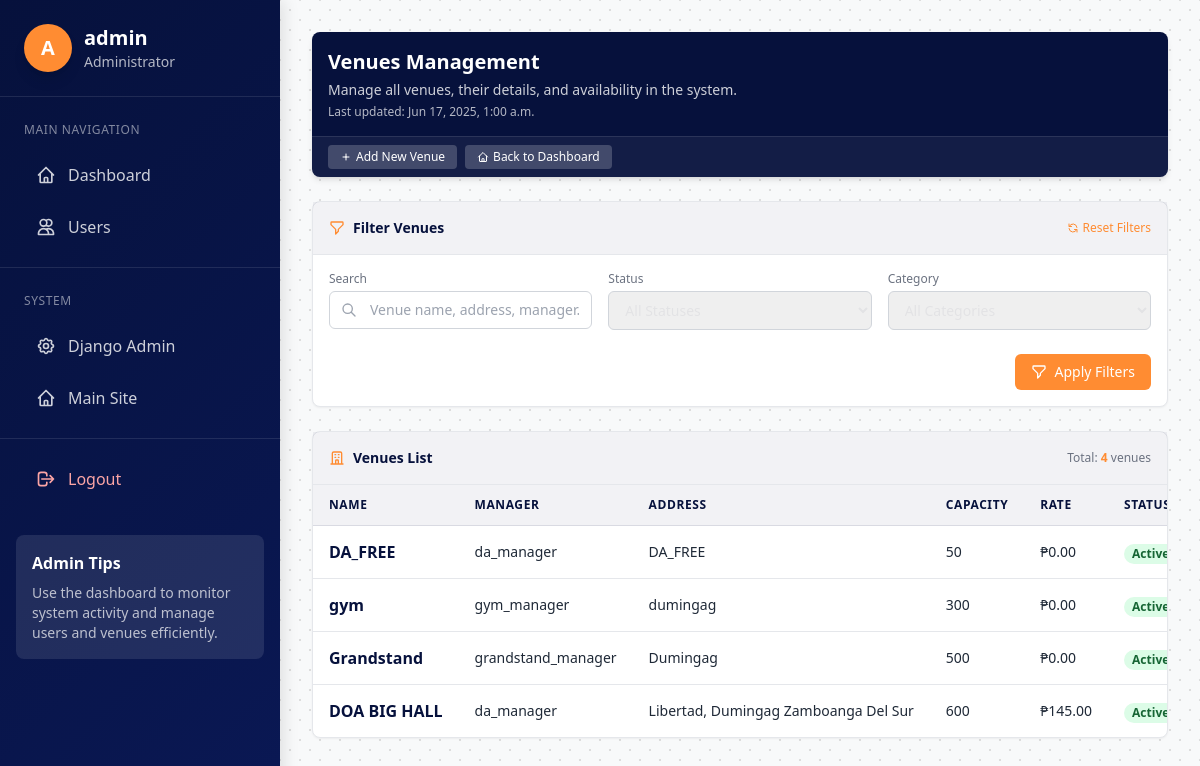
The page /admin-dashboard/venues/ (signed in) on the database its author committed.
### booking/models/venue.py (models this page shows, shortened)
class Venue(models.Model):
    STATUS_CHOICES = [
        ('active', 'Active'),
        ('maintenance', 'Under Maintenance'),
        ('inactive', 'Inactive'),
    ]
    name = models.CharField(max_length=200)
    description = models.TextField()
    address = models.CharField(max_length=255)
    capacity = models.PositiveIntegerField()
    hourly_rate = models.DecimalField(max_digits=10, decimal_places=2)
    image = models.ImageField(upload_to='venues/', blank=True, null=True)
    categories = models.ManyToManyField(Category, related_name='venues')
    manager = models.ForeignKey(VenueManager, on_delete=models.SET_NULL, null=True, related_name='managed_venues')
    status = models.CharField(max_length=20, choices=STATUS_CHOICES, default='active')
    created_at = models.DateTimeField(auto_now_add=True)
    updated_at = models.DateTimeField(auto_now=True)
    class Meta:
        ordering = ['name']

### booking/models/venue_manager.py (models this page shows, shortened)
class VenueManager(models.Model):
    user = models.OneToOneField(User, on_delete=models.CASCADE, related_name='venue_manager')
    phone = models.CharField(max_length=20, blank=True)
    company_name = models.CharField(max_length=100, blank=True)
    is_approved = models.BooleanField(default=False)
    created_at = models.DateTimeField(auto_now_add=True)
    class Meta:
        ordering = ['-created_at']

### booking/views/admin_views.py (the view)
@login_required
@admin_required
def admin_venues(request):
    search_query = request.GET.get('search', '')
    status_filter = request.GET.get('status', '')
    category_filter = request.GET.get('category', '')
    venues = Venue.objects.all().order_by('-created_at')
    if search_query:
        venues = venues.filter(
            Q(name__icontains=search_query) |
            Q(address__icontains=search_query) |
            Q(manager__user__username__icontains=search_query)
        )
    if status_filter:
        venues = venues.filter(status=status_filter)
    if category_filter:
        venues = venues.filter(categories__id=category_filter)
    paginator = Paginator(venues, 10)  # Show 10 venues per page
    page_number = request.GET.get('page')
    page_obj = paginator.get_page(page_number)
    categories = Category.objects.all()
    statuses = Venue.STATUS_CHOICES
    context = {
        'page_obj': page_obj,
        'search_query': search_query,
        'status_filter': status_filter,
        'category_filter': category_filter,
        'categories': categories,
        'statuses': statuses,
    }
    return render(request, 'admin/venues.html', context)

### templates/admin/venues.html (shortened to what this page needs)
{% extends 'admin/base_admin_fullpage.html' %}
{% block admin_content %}
<div class="bg-primary rounded-lg shadow-md mb-6 overflow-hidden">
    <div class="p-4 text-white">
        <div>
            <h1 class="text-xl font-bold">Venues Management</h1>
            <p class="mt-1 text-white/80 text-sm">Manage all venues, their details, and availability in the system.</p>
        </div>
        <div class="text-xs text-white/70 mt-1">
            Last updated: {% now "M j, Y, g:i a" %}
        </div>
    </div>
    <div class="bg-white/5 border-t border-white/10 px-4 py-2">
        <div class="flex flex-wrap gap-2">
            <a href="/admin/booking/venue/add/" class="bg-white/20 hover:bg-white/30 text-white text-xs py-1 px-3 rounded transition-colors flex items-center">
                <svg class="h-3 w-3 mr-1" fill="none" viewBox="0 0 24 24" stroke="currentColor">
                    <path stroke-linecap="round" stroke-linejoin="round" stroke-width="2" d="M12 6v6m0 0v6m0-6h6m-6 0H6"></path>
                </svg>
                Add New Venue
            </a>
            <a href="{% url 'admin_dashboard' %}" class="bg-white/20 hover:bg-white/30 text-white text-xs py-1 px-3 rounded transition-colors flex items-center">
                <svg class="h-3 w-3 mr-1" fill="none" viewBox="0 0 24 24" stroke="currentColor">
                    <path stroke-linecap="round" stroke-linejoin="round" stroke-width="2" d="M3 12l2-2m0 0l7-7 7 7M5 10v10a1 1 0 001 1h3m10-11l2 2m-2-2v10a1 1 0 01-1 1h-3m-6 0a1 1 0 001-1v-4a1 1 0 011-1h2a1 1 0 011 1v4a1 1 0 001 1m-6 0h6"></path>
                </svg>
                Back to Dashboard
            </a>
        </div>
    </div>
</div>
<div class="bg-white rounded-lg shadow-sm border border-gray-200 mb-6">
    <div class="p-4 border-b border-gray-200 bg-primary/5">
        <div class="flex items-center justify-between">
            <h2 class="text-sm font-semibold text-primary flex items-center">
                Filter Venues
            </h2>
            <button type="button" onclick="document.getElementById('filter-form').reset()" class="text-accent hover:text-accent/80 text-xs font-medium flex items-center">
                <svg class="h-3 w-3 mr-1" fill="none" viewBox="0 0 24 24" stroke="currentColor">
                    <path stroke-linecap="round" stroke-linejoin="round" stroke-width="2" d="M4 4v5h.582m15.356 2A8.001 8.001 0 004.582 9m0 0H9m11 11v-5h-.581m0 0a8.003 8.003 0 01-15.357-2m15.357 2H15"></path>
                </svg>
                Reset Filters
            </button>
        </div>
    </div>
    <div class="p-4">
        <form id="filter-form" method="get" class="grid grid-cols-1 md:grid-cols-3 gap-4">
            <div>
                <label for="search" class="block text-xs font-medium text-gray-500 mb-1">Search</label>
                <div class="relative">
                    <div class="absolute inset-y-0 left-0 pl-3 flex items-center pointer-events-none">
                    </div>
                    <input type="text" name="search" id="search" value="{{ search_query }}" placeholder="Venue name, address, manager..." class="w-full pl-10 px-3 py-2 text-sm border border-gray-300 rounded-md focus:outline-none focus:ring-1 focus:ring-accent focus:border-accent">
                </div>
            </div>
            <div>
                <label for="status" class="block text-xs font-medium text-gray-500 mb-1">Status</label>
                <select name="status" id="status" class="w-full px-3 py-2 text-sm border border-gray-300 rounded-md focus:outline-none focus:ring-1 focus:ring-accent focus:border-accent">
                    <option value="">All Statuses</option>
                </select>
            </div>
            <div>
                <label for="category" class="block text-xs font-medium text-gray-500 mb-1">Category</label>
                <select name="category" id="category" class="w-full px-3 py-2 text-sm border border-gray-300 rounded-md focus:outline-none focus:ring-1 focus:ring-accent focus:border-accent">
                    <option value="">All Categories</option>
                </select>
            </div>
            <div class="md:col-span-3 flex justify-end mt-2">
                <button type="submit" class="bg-accent hover:bg-accent/90 text-white text-sm py-2 px-4 rounded-md transition-colors flex items-center">
                    <svg class="h-4 w-4 mr-2" fill="none" viewBox="0 0 24 24" stroke="currentColor">
                        <path stroke-linecap="round" stroke-linejoin="round" stroke-width="2" d="M3 4a1 1 0 011-1h16a1 1 0 011 1v2.586a1 1 0 01-.293.707l-6.414 6.414a1 1 0 00-.293.707V17l-4 4v-6.586a1 1 0 00-.293-.707L3.293 7.293A1 1 0 013 6.586V4z"></path>
                    </svg>
                    Apply Filters
                </button>
            </div>
        </form>
    </div>
</div>
<div class="bg-white rounded-lg shadow-sm border border-gray-200 mb-8">
    <div class="p-4 border-b border-gray-200 bg-primary/5">
        <div class="flex items-center justify-between">
            <h2 class="text-sm font-semibold text-primary flex items-center">
                <svg class="h-4 w-4 mr-2 text-accent" fill="none" viewBox="0 0 24 24" stroke="currentColor">
                    <path stroke-linecap="round" stroke-linejoin="round" stroke-width="2" d="M19 21V5a2 2 0 00-2-2H7a2 2 0 00-2 2v16m14 0h2m-2 0h-5m-9 0H3m2 0h5M9 7h1m-1 4h1m4-4h1m-1 4h1m-5 10v-5a1 1 0 011-1h2a1 1 0 011 1v5m-4 0h4"></path>
                </svg>
                Venues List
            </h2>
            <div class="text-xs text-gray-500">
                Total: <span class="font-semibold text-accent">{{ page_obj.paginator.count }}</span> venues
            </div>
        </div>
    </div>
    <div class="overflow-x-auto">
        <table class="w-full">
            <thead class="bg-primary/5 border-b border-primary/10">
                <tr>
                    <th class="py-3 px-4 text-left text-xs font-semibold text-primary uppercase tracking-wider">Name</th>
                    <th class="py-3 px-4 text-left text-xs font-semibold text-primary uppercase tracking-wider">Manager</th>
                    <th class="py-3 px-4 text-left text-xs font-semibold text-primary uppercase tracking-wider">Address</th>
                    <th class="py-3 px-4 text-left text-xs font-semibold text-primary uppercase tracking-wider">Capacity</th>
                    <th class="py-3 px-4 text-left text-xs font-semibold text-primary uppercase tracking-wider">Rate</th>
                    <th class="py-3 px-4 text-left text-xs font-semibold text-primary uppercase tracking-wider">Status</th>
                </tr>
            </thead>
            <tbody class="divide-y divide-gray-200">
                {% for venue in page_obj %}
                <tr class="hover:bg-primary/5 transition-colors duration-150">
                    <td class="py-3 px-4 whitespace-nowrap">
                        <div class="font-bold text-primary">{{ venue.name }}</div>
                    </td>
                    <td class="py-3 px-4 whitespace-nowrap text-sm text-gray-800">
                        {{ venue.manager.user.username|default:"-" }}
                    </td>
                    <td class="py-3 px-4 whitespace-nowrap text-sm text-gray-800">
                        {{ venue.address }}
                    </td>
                    <td class="py-3 px-4 whitespace-nowrap text-sm text-gray-800">
                        {{ venue.capacity }}
                    </td>
                    <td class="py-3 px-4 whitespace-nowrap text-sm font-medium text-gray-800">
                        ₱{{ venue.hourly_rate }}
                    </td>
                    <td class="py-3 px-4 whitespace-nowrap">
                        {% if venue.status == 'active' %}
                            <span class="px-2 inline-flex text-xs leading-5 font-semibold rounded-full bg-green-100 text-green-800">Active</span>
                        {% elif venue.status == 'maintenance' %}
                            <span class="px-2 inline-flex text-xs leading-5 font-semibold rounded-full bg-yellow-100 text-yellow-800">Maintenance</span>
                        {% elif venue.status == 'inactive' %}
                            <span class="px-2 inline-flex text-xs leading-5 font-semibold rounded-full bg-red-100 text-red-800">Inactive</span>
                        {% endif %}
                    </td>
                </tr>
                {% endfor %}
            </tbody>
        </table>
    </div>
</div>
{% endblock %}

### templates/admin/base_admin_fullpage.html (shortened to what this page needs)
<!DOCTYPE html>
{% load user_tags %}
<html lang="en">
<head>
    <script src="https://cdn.tailwindcss.com"></script>
</head>
<body class="min-h-screen bg-gradient-to-br from-off-white to-light-gray bg-fixed pattern-dots text-primary/5 pattern-size-2">
    <div x-data="{ sidebarOpen: true }">
        <aside class="admin-sidebar" :class="{ 'open': sidebarOpen }">
            <div class="admin-sidebar-header">
                <div class="flex items-center space-x-3">
                    <div class="flex-shrink-0">
                        <div class="w-12 h-12 bg-accent rounded-full flex items-center justify-center text-white font-bold text-xl shadow-lg">
                            {{ user.get_full_name|default:user.username|slice:":1"|upper }}
                        </div>
                    </div>
                    <div>
                        <h2 class="text-xl font-semibold text-white">{{ user.get_full_name|default:user.username }}</h2>
                        <p class="text-white/70 text-sm">Administrator</p>
                    </div>
                </div>
            </div>
            <nav class="mt-6">
                <div class="admin-sidebar-section">
                    <h3 class="admin-sidebar-section-title">Main Navigation</h3>
                </div>
                <a href="{% url 'admin_dashboard' %}" class="admin-sidebar-link {% if request.resolver_match.url_name == 'admin_dashboard' %}active{% endif %}">
                    <svg class="h-5 w-5" fill="none" viewBox="0 0 24 24" stroke="currentColor">
                        <path stroke-linecap="round" stroke-linejoin="round" stroke-width="2" d="M3 12l2-2m0 0l7-7 7 7M5 10v10a1 1 0 001 1h3m10-11l2 2m-2-2v10a1 1 0 01-1 1h-3m-6 0a1 1 0 001-1v-4a1 1 0 011-1h2a1 1 0 011 1v4a1 1 0 001 1m-6 0h6"></path>
                    </svg>
                    Dashboard
                </a>
                <a href="{% url 'admin_users' %}" class="admin-sidebar-link ">
                    <svg class="h-5 w-5" fill="none" viewBox="0 0 24 24" stroke="currentColor">
                        <path stroke-linecap="round" stroke-linejoin="round" stroke-width="2" d="M12 4.354a4 4 0 110 5.292M15 21H3v-1a6 6 0 0112 0v1zm0 0h6v-1a6 6 0 00-9-5.197M13 7a4 4 0 11-8 0 4 4 0 018 0z"></path>
                    </svg>
                    Users
                </a>
                <div class="admin-sidebar-divider"></div>
                <div class="admin-sidebar-section">
                    <h3 class="admin-sidebar-section-title">System</h3>
                </div>
                <a href="/admin/" class="admin-sidebar-link">
                    Django Admin
                </a>
                <a href="{% url 'home' %}" class="admin-sidebar-link">
                    <svg class="h-5 w-5" fill="none" viewBox="0 0 24 24" stroke="currentColor">
                        <path stroke-linecap="round" stroke-linejoin="round" stroke-width="2" d="M3 12l2-2m0 0l7-7 7 7M5 10v10a1 1 0 001 1h3m10-11l2 2m-2-2v10a1 1 0 01-1 1h-3m-6 0a1 1 0 001-1v-4a1 1 0 011-1h2a1 1 0 011 1v4a1 1 0 001 1m-6 0h6"></path>
                    </svg>
                    Main Site
                </a>
                <div class="admin-sidebar-divider"></div>
                <a href="{% url 'custom_logout' %}" class="admin-sidebar-link text-red-300 hover:text-red-100 hover:bg-red-500/30">
                    <svg class="h-5 w-5" fill="none" viewBox="0 0 24 24" stroke="currentColor">
                        <path stroke-linecap="round" stroke-linejoin="round" stroke-width="2" d="M17 16l4-4m0 0l-4-4m4 4H7m6 4v1a3 3 0 01-3 3H6a3 3 0 01-3-3V7a3 3 0 013-3h4a3 3 0 013 3v1"></path>
                    </svg>
                    Logout
                </a>
            </nav>
            <div class="p-4 mt-8 mx-4 bg-white/10 rounded-lg">
                <h3 class="font-semibold text-white mb-2">Admin Tips</h3>
                <p class="text-white/70 text-sm">Use the dashboard to monitor system activity and manage users and venues efficiently.</p>
            </div>
        </aside>
        <div class="admin-main-content admin-content-wrapper">
            <div class="p-6 lg:p-8">
                {% block admin_content %}{% endblock %}
            </div>
        </div>
    </div>
</body>
</html>

### rows shown on the page
Venue: name "DA_FREE", manager.user.username "da_manager", address "DA_FREE", capacity "50", hourly_rate "0.00", status "Active"
Venue: name "gym", manager.user.username "gym_manager", address "dumingag", capacity "300", hourly_rate "0.00", status "Active"
Venue: name "Grandstand", manager.user.username "grandstand_manager", address "Dumingag", capacity "500", hourly_rate "0.00", status "Active"
Venue: name "DOA BIG HALL", manager.user.username "da_manager", address "Libertad, Dumingag Zamboanga Del Sur", capacity "600", hourly_rate "145.00", status "Active"

### other values the page prints
{{ user.get_full_name|default:user.username|slice:":1"|upper }} "A"
{{ user.get_full_name|default:user.username }} "admin"
{{ page_obj.paginator.count }} "4"
